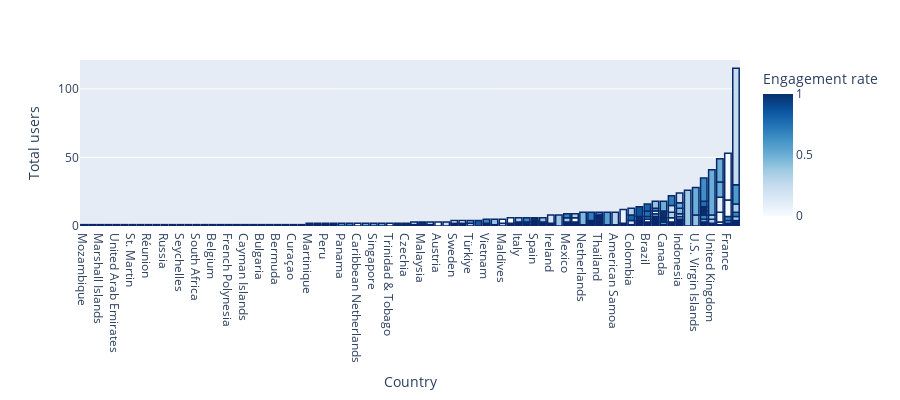

Notebook source saved alongside this figure:
### Markdown cell above
This workflow is to visualize the geographic extent of users outside of the United States.

1. Filter out United States data.
2. Create bar chart of Users by country with a region breakdown.

### Code cell
#df = pd.read_csv("VizTool_users.csv")
df = pd.read_csv("VizTool_Users.csv")
#print(myData)

df = df[df.Country != 'United States']
#df = df[df.Region != '(not set)']
#df = df[df.totalUsers >=1]
df = df[df.Country != 'RÃ©union']
df = df[df.Country != 'TÃ¼rkiye']
#df = df[df['Engagement rate']>0.1]
df.sort_values(by='Total users', inplace=True)


#fig = px.bar(df, x='Country', y='Users',
#             hover_data=['Users','Region','Engaged sessions','Engagement rate','Average engagement time'], color='Users',
#             height=400).update_xaxes(categoryorder="total ascending")

fig = px.bar(df, x='Country', y='Total users',
             hover_data=['Total users','Region','Engagement rate'], color='Engagement rate',color_continuous_scale=px.colors.sequential.Blues,
             height=400).update_xaxes(categoryorder="total ascending")
fig.update_traces(marker_line_color='rgb(8,40,107)',
                  marker_line_width=1.5)
fig.show()

### Figure 1 — Plotly figure (JSON) as saved in the notebook; plotly's stock layout.template omitted (floating-point values rounded to 4 significant figures; data arrays with more than 128 entries replaced by an {"elided": "..."} marker saying what was removed)
{"data": [{"alignmentgroup": "True", "customdata": {"elided": "212x2 mixed values"}, "hovertemplate": "Country=%{x}<br>Total users=%{y}<br>Region=%{customdata[0]}<br>Engagement rate=%{marker.color}<extra></extra>", "legendgroup": "", "marker": {"color": {"elided": "212 float values"}, "coloraxis": "coloraxis", "line": {"color": "rgb(8,40,107)", "width": 1.5}, "pattern": {"shape": ""}}, "name": "", "offsetgroup": "", "orientation": "v", "showlegend": false, "textposition": "auto", "type": "bar", "x": {"elided": "212 str values"}, "xaxis": "x", "y": {"elided": "212 int values"}, "yaxis": "y"}], "layout": {"barmode": "relative", "coloraxis": {"colorbar": {"title": {"text": "Engagement rate"}}, "colorscale": [[0, "rgb(247,251,255)"], [0.125, "rgb(222,235,247)"], [0.25, "rgb(198,219,239)"], [0.375, "rgb(158,202,225)"], [0.5, "rgb(107,174,214)"], [0.625, "rgb(66,146,198)"], [0.75, "rgb(33,113,181)"], [0.875, "rgb(8,81,156)"], [1, "rgb(8,48,107)"]]}, "height": 400, "legend": {"tracegroupgap": 0}, "margin": {"t": 60}, "xaxis": {"anchor": "y", "categoryorder": "total ascending", "domain": [0, 1], "title": {"text": "Country"}}, "yaxis": {"anchor": "x", "domain": [0, 1], "title": {"text": "Total users"}}}}
